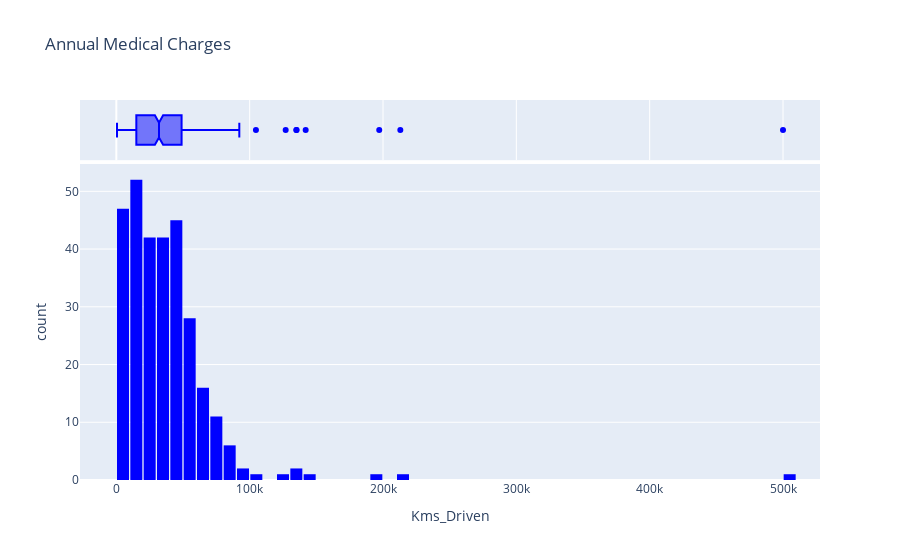

The notebook cell this image was saved under:
### Code cell
fig = px.histogram(new_data, 
                   x='Kms_Driven',
                   marginal='box', 
                   color_discrete_sequence=['blue'], 
                   title='Annual Medical Charges')
fig.update_layout(bargap=0.1)
fig.show()

### Figure 1 — Plotly figure (JSON) as saved in the notebook; plotly's stock layout.template omitted (floating-point values rounded to 4 significant figures; data arrays with more than 128 entries replaced by an {"elided": "..."} marker saying what was removed)
{"data": [{"alignmentgroup": "True", "bingroup": "x", "hovertemplate": "Kms_Driven=%{x}<br>count=%{y}<extra></extra>", "legendgroup": "", "marker": {"color": "blue", "pattern": {"shape": ""}}, "name": "", "offsetgroup": "", "orientation": "v", "showlegend": false, "type": "histogram", "x": {"elided": "299 int values"}, "xaxis": "x", "yaxis": "y"}, {"alignmentgroup": "True", "hovertemplate": "Kms_Driven=%{x}<extra></extra>", "legendgroup": "", "marker": {"color": "blue"}, "name": "", "notched": true, "offsetgroup": "", "showlegend": false, "type": "box", "x": {"elided": "299 int values"}, "xaxis": "x2", "yaxis": "y2"}], "layout": {"bargap": 0.1, "barmode": "relative", "legend": {"tracegroupgap": 0}, "title": {"text": "Annual Medical Charges"}, "xaxis": {"anchor": "y", "domain": [0, 1], "title": {"text": "Kms_Driven"}}, "xaxis2": {"anchor": "y2", "domain": [0, 1], "matches": "x", "showgrid": true, "showticklabels": false}, "yaxis": {"anchor": "x", "domain": [0, 0.8316], "title": {"text": "count"}}, "yaxis2": {"anchor": "x2", "domain": [0.8416, 1], "matches": "y2", "showgrid": false, "showline": false, "showticklabels": false, "ticks": ""}}}
